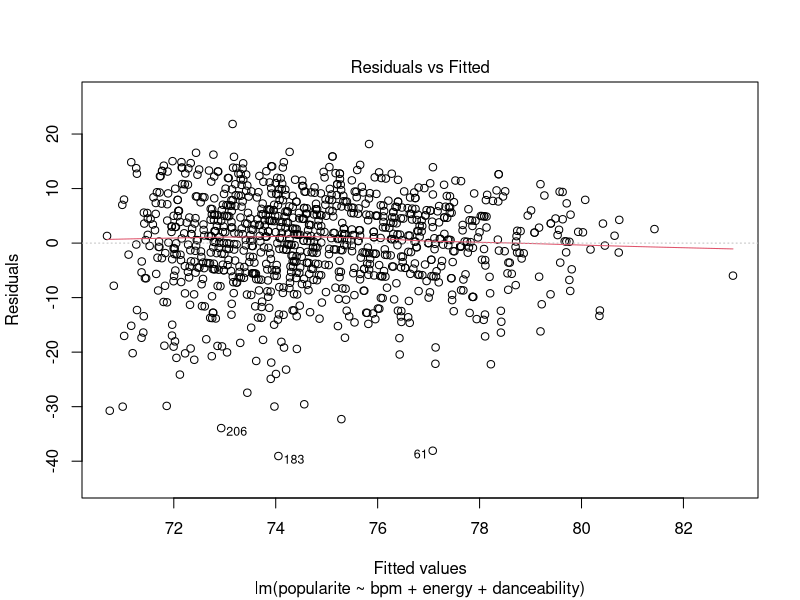
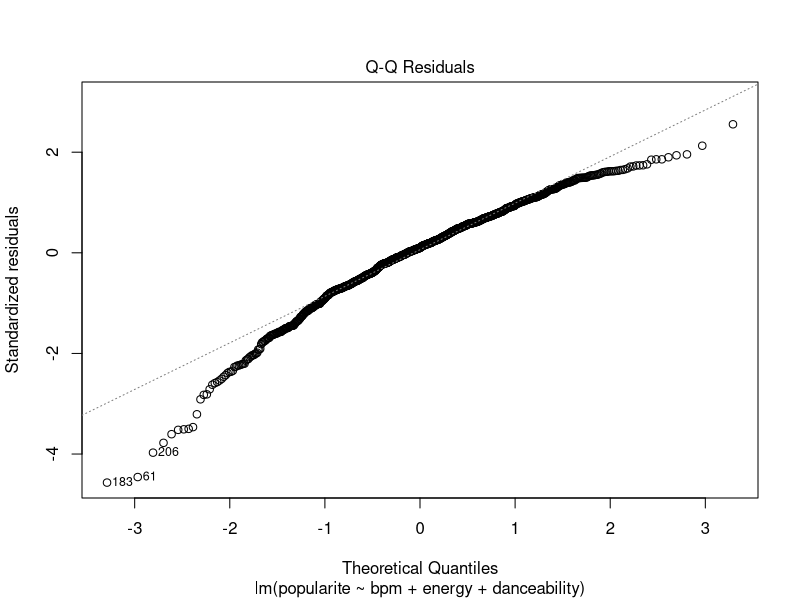
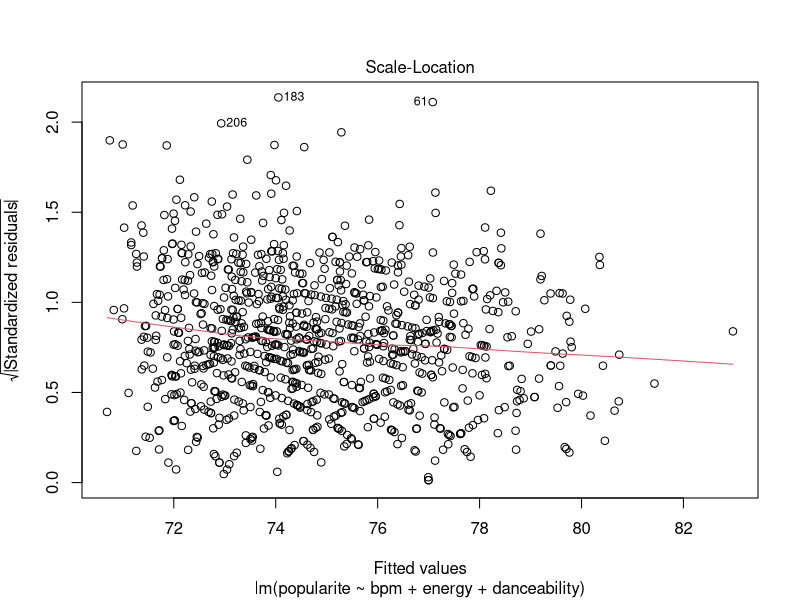
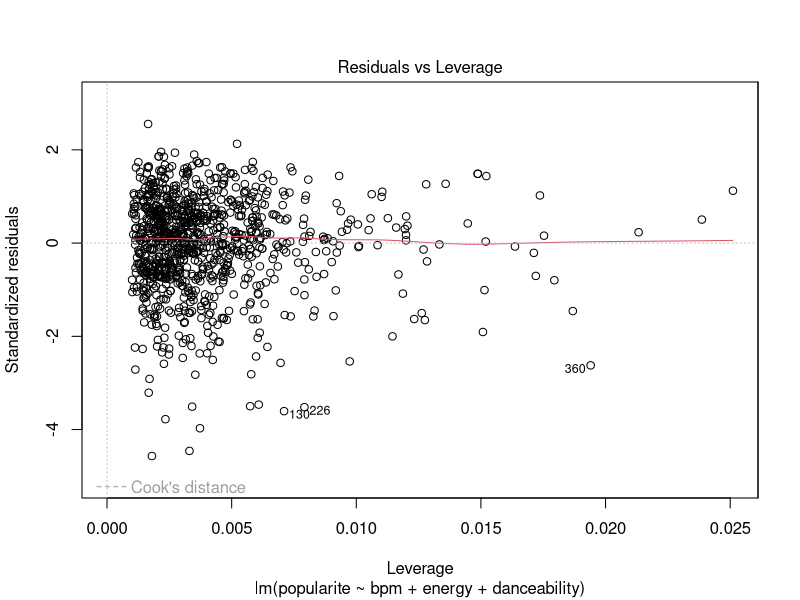

Source code (R) for these figures, in order:
###############################################
###### PROJET FINAL - MODELE LINEAIRE #########
###############################################
###### ERTAS Elif - M1 SEP ####################
###############################################

                ####### Biblioteque ###### 
library(readr) 



          ######## Lecture et affectation ########

Spot <- read_csv("Spotify2010-2019_Top100.csv", col_types = cols(bpm = col_double(), 
                                              nrgy = col_double(), dnce = col_double(), 
                                              dB = col_double()))
Spotify <- as.data.frame(Spot)
str(Spotify)  # pour vérifier la nature des variables importées
names(Spotify)   #liste des noms de variables
#on prend uniquement les colonnes que l'on va étudier 
don <- Spotify[,c(1,6:8,15)]
colnames(don)<-c("titre","bpm","energy","danceability","popularite")

str(don)
attach(don) 
View(don)

          ###### Analyse de donnees ###########

summary(don)

#correlation entre chaque variables 
cor1 <- cor.test(bpm, energy, method = "pearson")
print(cor1)
cor2 <- cor.test(bpm, danceability, method = "pearson")
print(cor2)
cor3 <- cor.test(energy, danceability, method = "pearson")
print(cor3)
#correlation avec la variable explicative 
cor.test(popularite, bpm, method = "pearson")
cor.test(popularite, energy, method = "pearson")
cor.test(popularite, danceability, method = "pearson")

#regression multiple 
reg_tot<-lm(pop~bpm+energy+danceability+dB+val+acous+spch, data=Spotify)
summary(reg_tot)
reg1<-lm(popularite~bpm+energy+danceability, data=don)
summary(reg1)
#intervalle de confiance
confint(reg1)
#effet levier
hatvalues(reg1)
cooks.distance(reg1)[cooks.distance(reg1) > 1] 
#graphique 
plot(reg1)



